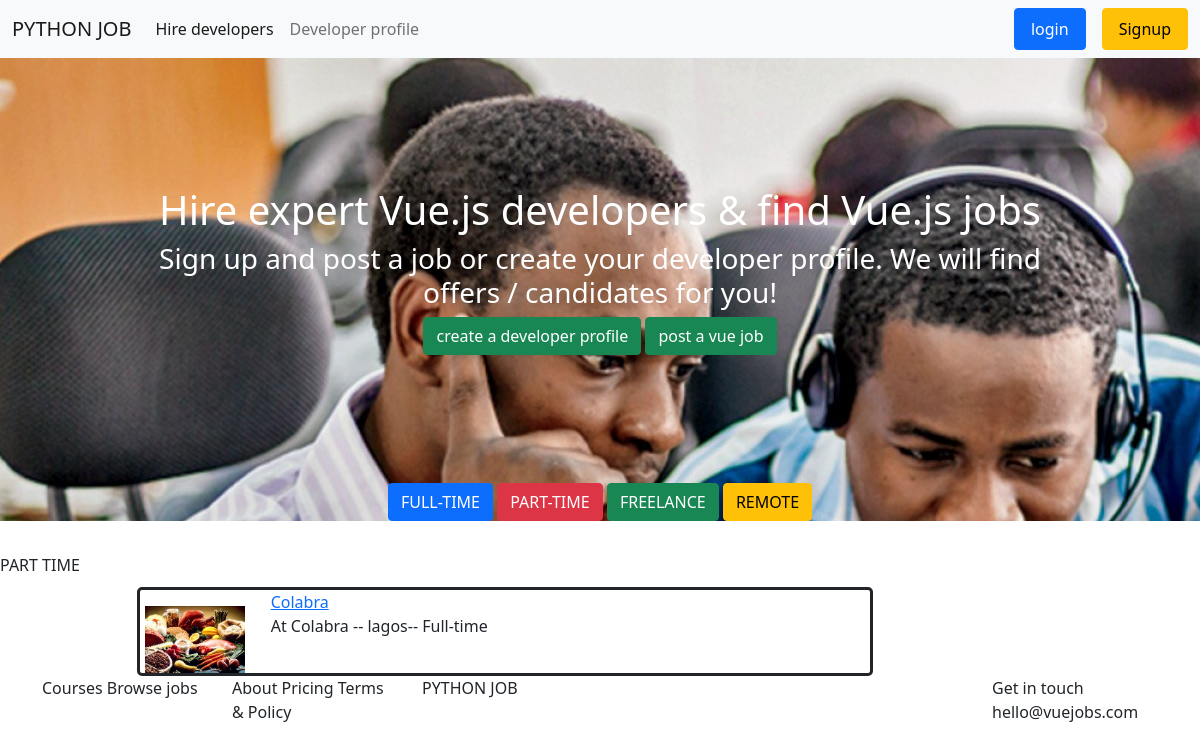
/PART_TIME/, run on an earlier commit of the app's database.
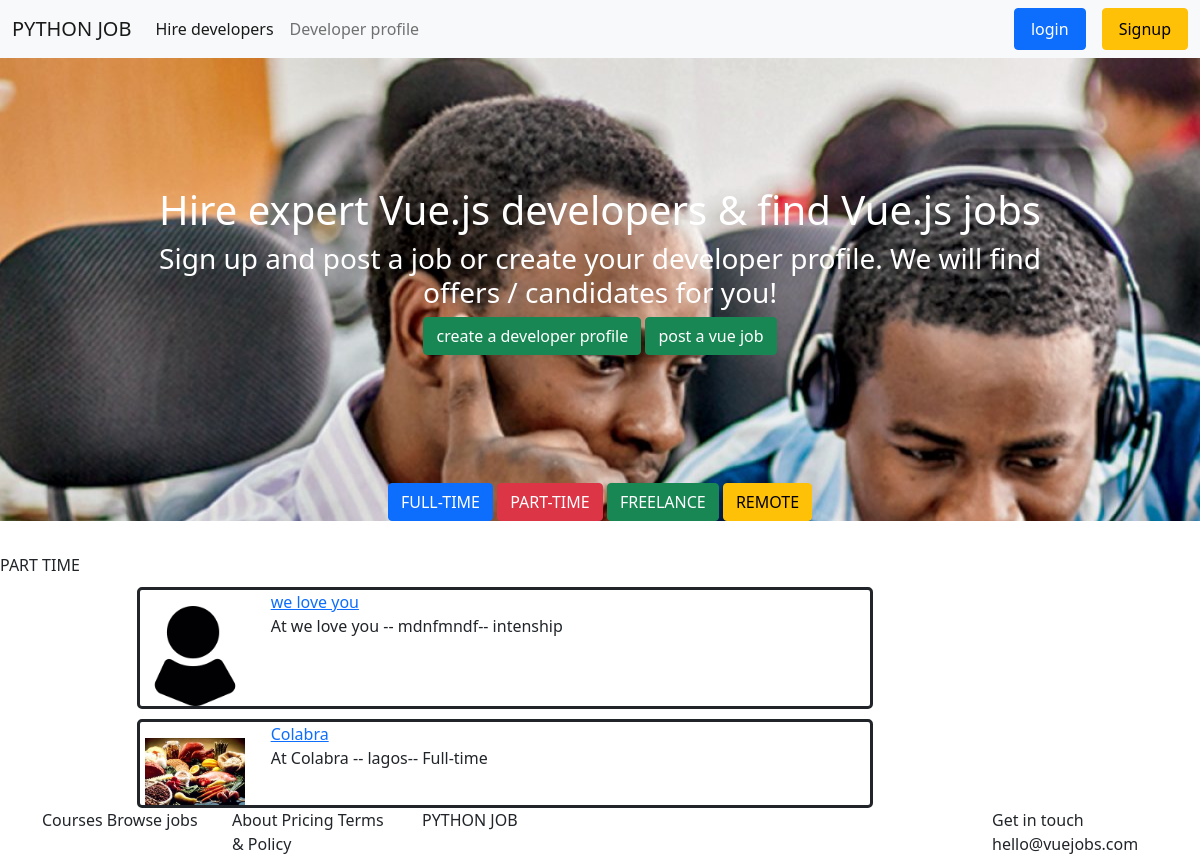
And on a later commit of the database.
### jobs/models.py (models this page shows, shortened)
class Company_detail(models.Model):
    user = models.OneToOneField(User, null=True, blank=True, on_delete=models.CASCADE, related_name = 'text_content')
    Company_name = models.CharField(max_length=100, null=True, blank=True)
    Company_logo= models.ImageField(upload_to='images/', null=True,default="images/profile1.png", blank=True)
    Company_Describe = models.TextField( null=True, blank=True)
    website = models.CharField(max_length=200, null=True, blank=True)
    Job_title = models.CharField(max_length=100, null=True, blank=True  )
    Job = models.CharField(max_length=100, null=True, choices=Job_type, blank=True)
    Level_of_seniority = models.CharField(max_length=100, null=True, choices=Level, blank=True)
    Job_description = models.TextField(null=True, blank=True)
    short_Job_description = models.CharField(max_length=100, null=True,blank=True)
    How_to_apply = models.TextField(null=True, blank=True)
    Application_target = models.CharField(max_length=200,blank=True, null=True)
    Location = models.CharField(max_length=100, null=True,blank=True )
    tags = models.ManyToManyField(Tag, blank=True,)

### jobs/views.py (the view)
# urls.py: path('PART_TIME/', views.PART_TIME, name="PARTTIME"),
def PART_TIME(request):
    jobs = Company_detail.objects.filter(tags__name="PARTTIME")
    for i in jobs:
        print(i.Company_name)
    status = 'PART TIME'
    context =  {'jobs':jobs, 'status':status,}
    return render(request, 'job_status_page.html',context )

### templates/job_status_page.html (shortened to what this page needs)
{% extends 'base.html' %}
{% block content %}
{% load static %}
{%  include 'sec.html' %}
{{status}}
<section class="index_sec2">
    <div class="container">
        <div class="row">
            <div class="col-md-1 ">
            </div>
            <div class="col-md-8">
                {%for job in jobs reversed %}
                    <div class="index_sec2_job">
                        <div class="row">
                            <div class="col-sm-2 job_img">
                                <img src="{{job.Company_logo.url}}" alt="company logo" width="100">
                            </div>
                            <div class="col-sm-9">
                                <div><a href="{%  url 'job_detail' job.id%}">{{job.Company_name}}</a></div>
                                <div>At {{job.Company_name}} -- {{job.Location}}-- {{job.Job}}</div>
                            </div>
                        </div>
                    </div>
                {% endfor %}
            </div>
            <div class="col-md-2"> </div>
        </div>
    </div>
</section>
{%  include 'footer.html' %}
{% endblock content %}

What changed in the data, as far as the page shows it:
added Company_detail: Company_logo (picture), Company_name "we love you", Location "mdnfmndf", Job "intenship"
